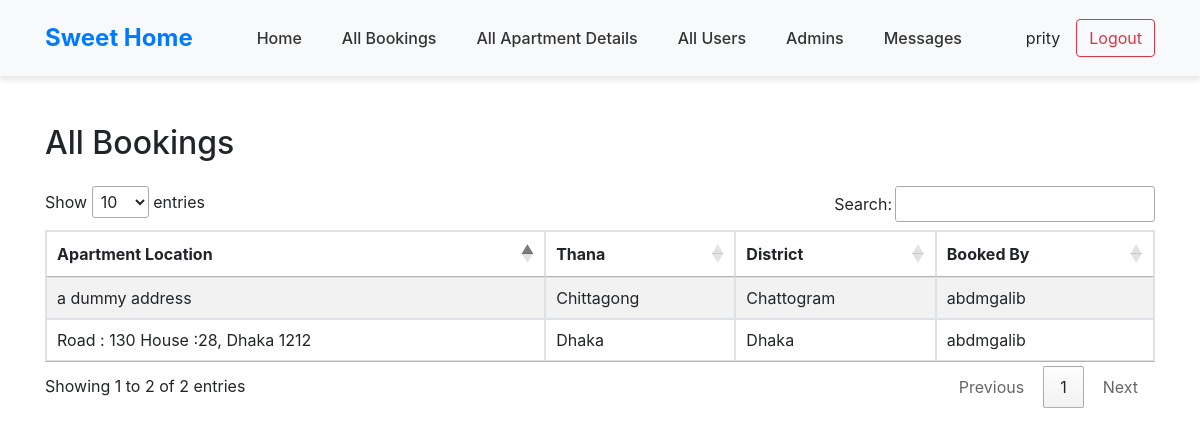
Screenshot of /admin/all_bookings.php (signed in) with the database file from the repository.
### tables this page shows
CREATE TABLE `apartment_details` (
  `id` int(255) NOT NULL,
  `size` varchar(255) NOT NULL,
  `total_room_number` int(255) NOT NULL,
  `total_bedroom_number` int(255) NOT NULL,
  `division` varchar(255) NOT NULL,
  `district` varchar(255) NOT NULL,
  `image_link` varchar(255) NOT NULL,
  `full_address` text NOT NULL,
  `booking_status` varchar(10) NOT NULL,
  `booked_by` varchar(255) NOT NULL,
  `contact_number` varchar(255) NOT NULL
);

### admin/all_bookings.php (the view, shortened to what this page needs)
<!DOCTYPE html>
<html lang="en">
<head>
    <link rel="stylesheet" href="style.css">
    <link rel="stylesheet" href="https://stackpath.bootstrapcdn.com/bootstrap/4.5.2/css/bootstrap.min.css">
    <link rel="stylesheet" href="https://cdn.datatables.net/1.10.21/css/jquery.dataTables.min.css">
</head>
<body>
    <div class="admin-header sticky-header">
        <div class="container">
            <nav class="navbar navbar-expand-lg">
                <a class="navbar-brand" href="index.php">Sweet Home</a>
                <div class="collapse navbar-collapse" id="navbarNav">
                    <ul class="navbar-nav mx-auto">
                        <li class="nav-item">
                            <a class="nav-link" href="index.php">Home</a>
                        </li>
                        <li class="nav-item">
                            <a class="nav-link" href="all_bookings.php">All Bookings</a>
                        </li>
                        <li class="nav-item">
                            <a class="nav-link" href="all_apartment_details.php">All Apartment Details</a>
                        </li>
                        <li class="nav-item">
                            <a class="nav-link" href="all_user.php">All Users</a>
                        </li>
                        <li class="nav-item">
                            <a class="nav-link" href="all_admin.php">Admins</a>
                        </li>
                        <li class="nav-item">
                            <a class="nav-link" href="message.php">Messages</a>
                        </li>
                    </ul>
                </div>
                <div class="d-flex align-items-center">
                    <span class="me-3 px-3"><?php
                    echo $_SESSION['adminUsername'];
                    ?></span>
                    <a href="logout.php"><button class="btn btn-outline-danger">Logout</button></a>
                </div>
            </nav>
        </div>
    </div>
    <div class="container mt-5">
        <h2 class="mb-4">All Bookings</h2>
        <table id="bookingsTable" class="table table-striped table-bordered">
            <thead>
                <tr>
                    <th>Apartment Location</th>
                    <th>Thana</th>
                    <th>District</th>
                    <th>Booked By</th>
                </tr>
            </thead>
            <tbody>
                <?php
                    include '../utility/connection.php';
                    $searchAllBookings = "SELECT * FROM `apartment_details` WHERE booking_status = 'booked' ";
                    $searchAllBookingsExe = mysqli_query($con, $searchAllBookings);
                    while ($booking = mysqli_fetch_array($searchAllBookingsExe)){
                        ?>
                            <tr>
                                <td><?php echo $booking['full_address'] ?></td>
                                <td><?php echo $booking['division'] ?></td>
                                <td><?php echo $booking['district'] ?></td>
                                <td><?php echo $booking['booked_by'] ?></td>
                            </tr>
                        <?php
                    }
                ?>
            </tbody>
        </table>
    </div>
</body>
</html>

### admin/style.css (style rules this page uses)
body { margin: 0; font-family: 'Poppins', sans-serif; }
.admin-header { background-color: #f8f9fa; box-shadow: 0 4px 6px rgba(0, 0, 0, 0.1); }
.admin-header .navbar { padding: 15px 0; }
.admin-header .navbar-brand { font-size: 24px; font-weight: 700; }
.admin-header .navbar-nav .nav-link { font-size: 16px; margin: 0 12px; color: #333; font-weight: 500; }
.admin-header .d-flex { margin-left: auto; }
.admin-header .btn-outline-danger { border-color: #dc3545; color: #dc3545; }
table.dataTable { width: 100% !important; margin: 0 !important; }

### rows the page displays
apartment_details: full_address "Road : 130 House :28, Dhaka 1212", division "Dhaka", district "Dhaka", booked_by "abdmgalib"
apartment_details: full_address "a dummy address", division "Chittagong", district "Chattogram", booked_by "abdmgalib"

### other values shown
$_SESSION['adminUsername'] "prity"
